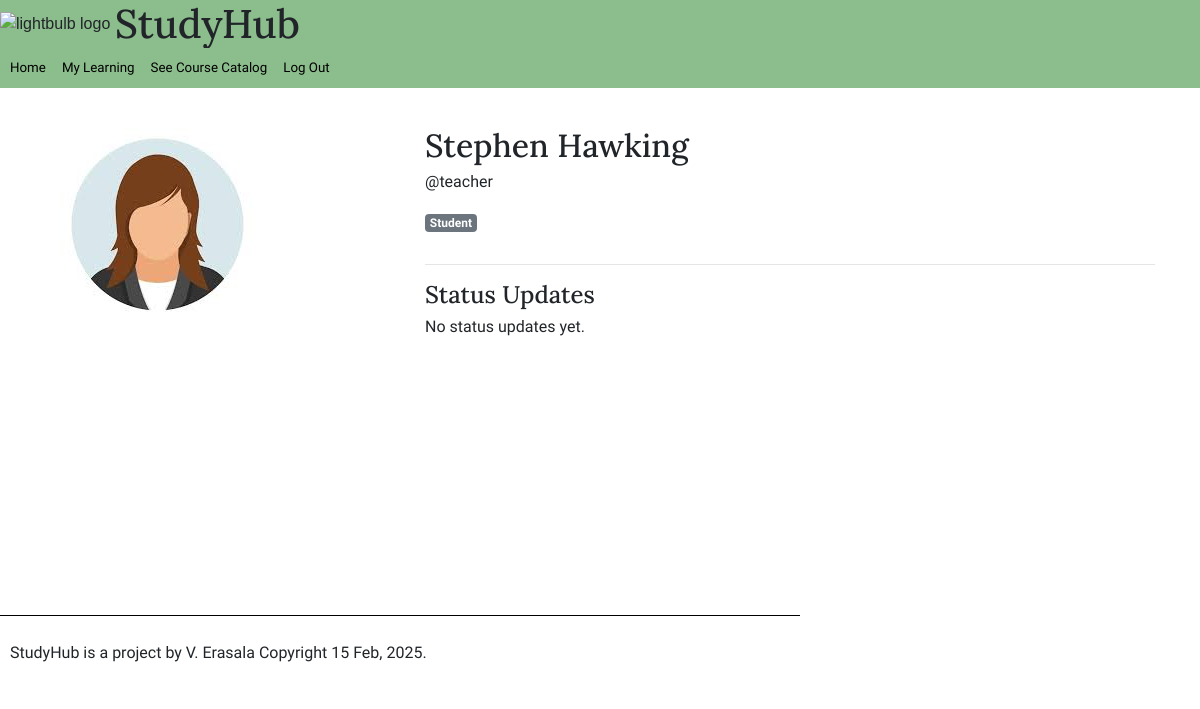
Page /user/teacher/ on the earlier database version.
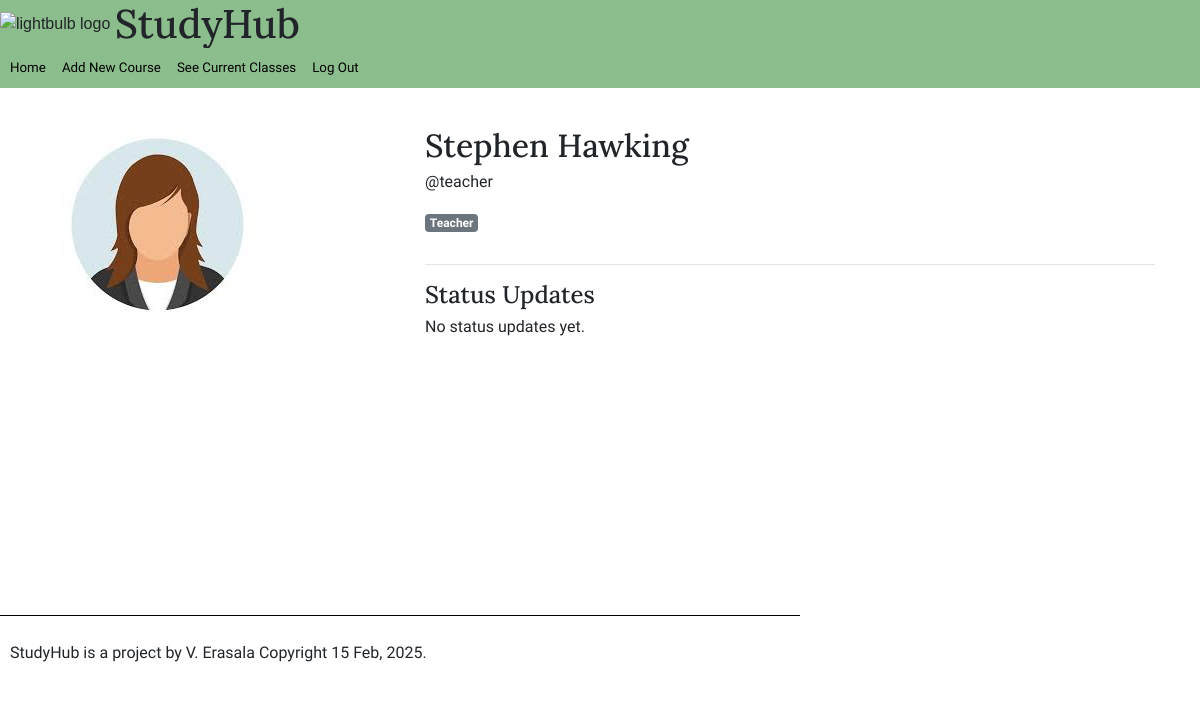
Same page on the later database version.
### study_hub/models.py (models this page shows)
class User(AbstractUser):
    is_teacher = models.BooleanField(default=False)
    name = models.CharField(max_length = 255)
    photo = models.ImageField(upload_to='profile_photos/', blank=True, null=True)
    groups = models.ManyToManyField(
        Group,
        blank=True,
        related_name="study_hub_user_set",
        related_query_name="user",
    )
    user_permissions = models.ManyToManyField(
        Permission,
        blank=True,
        related_name="study_hub_user_set",
        related_query_name="user",
    )

### study_hub/views.py (the view, shortened to what this page needs)
# urls.py: path('user/<str:username>/', views.user_profile_page, name='user_profile'),
def user_profile_page(request, username):
    profile = get_object_or_404(User, username = username)
    is_own_profile = request.user == profile # see if the person viewing owns the profile and thus is able to make status updates
    form = None
    statuses = StatusUpdate.objects.filter(user=profile).order_by('-timestamp') #sort descending time
    role = "Teacher" if profile.is_teacher else "Student" #delineate the user status for display later
    context = {
        'user': profile,
        'role':role,
        'statuses': statuses,
        'form': form,
        'is_own_profile' : is_own_profile
    }
    return render(request, 'study_hub/user_profile.html', context)

### study_hub/templatetags/my_tags.py (called while the page is built)
@register.simple_tag
def todays_date():
    return datetime.datetime.now().strftime("%d %b, %Y")

### study_hub/templates/study_hub/user_profile.html (shortened to what this page needs)
{% extends "./base.html" %}
{% load bootstrap4 %}
{% block content %}
<div class = "container mt-4">
    <div class = "row">
        <div class = "col-md-4">
            {% if user.photo %}
                <img src="{{ user.photo.url }}" alt="{{ user.name }}" class="img-fluid rounded-circle">
            {% else %}
                <p>No photo available</p>
            {% endif %}
        </div>
        <div class="col-md-8">
            <h2>{{ user.name }}</h2>
            <div>
                <p>@{{ user.username }}</p>
                <p  class="badge badge-secondary"> {{ role }} <p>
            </div>
            <hr>
            <h4>Status Updates</h4>
            <div class="status-updates" style="height: 300px; overflow-y: scroll;">
                <div class="status-updates" style="height: 300px; overflow-y: scroll;">
                    {% for status in statuses %}
                    <div class="alert alert-info">
                        <p>{{ status.content }}</p>
                        <small>{{ status.timestamp|date:"D, d M Y H:i" }}</small>
                    </div>
                    {% empty %}
                    <p>No status updates yet.</p>
                    {% endfor %}
                </div>
            </div>
        </div>
    </div>
</div>
{% endblock %}

Differences in the rows shown:
changed User "Stephen Hawking": is_teacher False → True (drawn); username (not shown) → "Teacher"
Other differences:
{{ role }}: "Student" → (not shown)
text no longer shown: "My Learning See Course Catalog"
text now shown: "Add New Course See Current Classes"
